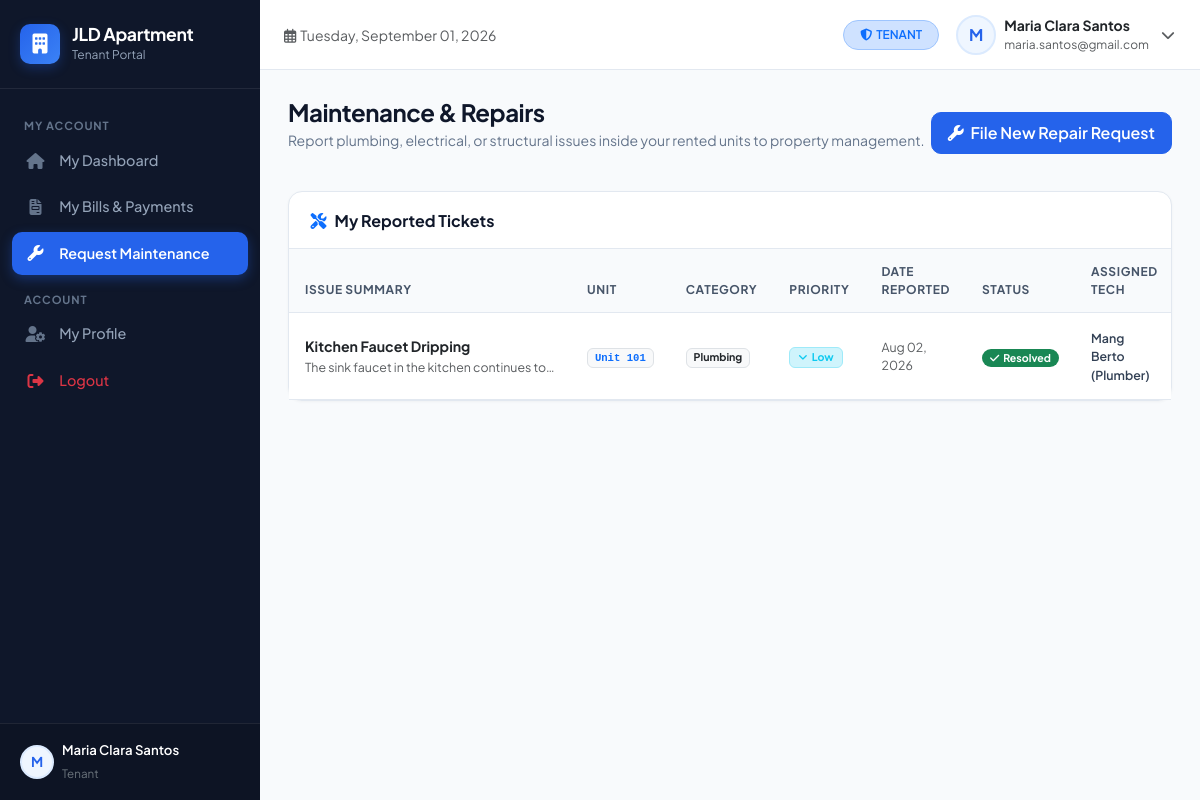
Screenshot of /views/tenant/maintenance.php (signed in) with the database file from the repository.
### tables this page shows
CREATE TABLE `maintenance_requests` (
    `id` INT AUTO_INCREMENT PRIMARY KEY,
    `unit_id` INT NOT NULL,
    `tenant_id` INT NOT NULL,
    `issue_title` VARCHAR(150) NOT NULL,
    `category` VARCHAR(50) DEFAULT 'Plumbing',
    `description` TEXT NOT NULL,
    `priority` ENUM('low', 'medium', 'high', 'emergency') NOT NULL DEFAULT 'medium',
    `status` ENUM('pending', 'in_progress', 'completed', 'cancelled') NOT NULL DEFAULT 'pending',
    `assigned_to` VARCHAR(100) NULL,
    `repair_cost` DECIMAL(10,2) DEFAULT 0.00,
    `photo` VARCHAR(255) NULL,
    `requested_date` DATE NOT NULL,
    `resolved_date` DATE NULL,
    `notes` TEXT NULL,
    `created_at` TIMESTAMP DEFAULT CURRENT_TIMESTAMP,
    CONSTRAINT `fk_maint_unit` FOREIGN KEY (`unit_id`) REFERENCES `units` (`id`) ON DELETE CASCADE,
    CONSTRAINT `fk_maint_tenant` FOREIGN KEY (`tenant_id`) REFERENCES `tenants` (`id`) ON DELETE CASCADE
);

CREATE TABLE `units` (
    `id` INT AUTO_INCREMENT PRIMARY KEY,
    `property_id` INT NOT NULL,
    `unit_number` VARCHAR(30) NOT NULL,
    `floor_level` INT DEFAULT 1,
    `unit_type` VARCHAR(50) NOT NULL DEFAULT 'Studio',
    `monthly_rent` DECIMAL(10,2) NOT NULL DEFAULT 0.00,
    `security_deposit` DECIMAL(10,2) NOT NULL DEFAULT 0.00,
    `water_rate_per_unit` DECIMAL(8,2) DEFAULT 45.00,
    `electric_rate_per_kwh` DECIMAL(8,2) DEFAULT 14.50,
    `status` ENUM('vacant', 'occupied', 'maintenance', 'reserved') NOT NULL DEFAULT 'vacant',
    `max_occupants` INT DEFAULT 2,
    `description` TEXT NULL,
    `created_at` TIMESTAMP DEFAULT CURRENT_TIMESTAMP,
    CONSTRAINT `fk_unit_property` FOREIGN KEY (`property_id`) REFERENCES `properties` (`id`) ON DELETE CASCADE
);

### views/tenant/maintenance.php (the view, shortened to what this page needs)
<?php
$pdo = getDBConnection();
$userId = $_SESSION['user_id'];
$tStmt = $pdo->prepare("SELECT t.id as tenant_id, t.unit_id, u.unit_number, u.unit_type
    FROM tenants t
    JOIN units u ON t.unit_id = u.id
    WHERE t.user_id = ? AND t.status = 'active'
    ORDER BY u.unit_number ASC");
$tStmt->execute([$userId]);
$myUnits = $tStmt->fetchAll();
$tenantIds = array_filter(array_column($myUnits, 'tenant_id'));
$tickets = [];
if (!empty($tenantIds)) {
    $inPlaceholders = implode(',', array_fill(0, count($tenantIds), '?'));
    $tickStmt = $pdo->prepare("SELECT mr.*, u.unit_number
        FROM maintenance_requests mr
        JOIN units u ON mr.unit_id = u.id
        WHERE mr.tenant_id IN ($inPlaceholders)
        ORDER BY mr.created_at DESC");
    $tickStmt->execute($tenantIds);
    $tickets = $tickStmt->fetchAll();
}
include_once dirname(dirname(__DIR__)) . '/includes/header.php';
?>
<div class="d-md-flex align-items-center justify-content-between mb-4">
    <div>
        <h1 class="page-title">Maintenance & Repairs</h1>
        <p class="page-subtitle">Report plumbing, electrical, or structural issues inside your rented units to property management.</p>
    </div>
    <div class="mt-3 mt-md-0">
        <button class="btn btn-primary" data-bs-toggle="modal" data-bs-target="#tenantNewTicketModal" <?php echo empty($myUnits) ? 'disabled' : ''; ?>>
            <i class="fas fa-wrench me-1"></i> File New Repair Request
        </button>
    </div>
</div>
<div class="custom-card">
    <div class="custom-card-header">
        <h5 class="custom-card-title"><i class="fas fa-tools text-primary me-2"></i>My Reported Tickets</h5>
    </div>
    <div class="table-responsive">
        <table class="table table-custom mb-0">
            <thead>
                <tr>
                    <th>Issue Summary</th>
                    <th>Unit</th>
                    <th>Category</th>
                    <th>Priority</th>
                    <th>Date Reported</th>
                    <th>Status</th>
                    <th>Assigned Tech</th>
                </tr>
            </thead>
            <tbody>
                <?php if (empty($tickets)): ?>
                    <tr><td colspan="8" class="text-center text-muted py-4">You have not submitted any maintenance requests.</td></tr>
                <?php else: ?>
                    <?php foreach ($tickets as $t): ?>
                        <tr>
                            <td>
                                <strong class="text-dark"><?php echo htmlspecialchars($t['issue_title']); ?></strong>
                                <div class="small text-muted text-truncate" style="max-width: 250px;"><?php echo htmlspecialchars($t['description']); ?></div>
                            </td>
                            <td><span class="badge bg-light text-primary border font-monospace"><?php echo htmlspecialchars($t['unit_number']); ?></span></td>
                            <td><span class="badge bg-light text-dark border"><?php echo htmlspecialchars($t['category']); ?></span></td>
                            <td><?php echo statusBadge($t['priority'], 'priority'); ?></td>
                            <td class="small text-muted"><?php echo formatDate($t['requested_date']); ?></td>
                            <td><?php echo statusBadge($t['status'], 'maintenance'); ?></td>
                            <td class="small fw-semibold"><?php echo !empty($t['assigned_to']) ? htmlspecialchars($t['assigned_to']) : '<em class="text-muted">Assigned upon review</em>'; ?></td>
                        </tr>
                    <?php endforeach; ?>
                <?php endif; ?>
            </tbody>
        </table>
    </div>
</div>
<?php include_once dirname(dirname(__DIR__)) . '/includes/footer.php'; ?>

### config/helpers.php (shortened to what this page needs)
<?php
function formatDate($date, $format = 'M d, Y') {
    return date($format, strtotime($date));
}
function statusBadge($status, $category = 'general') {
    $status = strtolower(trim((string)$status));
    $classes = 'badge px-2 py-1 rounded-pill ';
    switch ($category) {
        case 'maintenance':
            switch ($status) {
                case 'completed':
                    return '<span class="' . $classes . 'bg-success text-white"><i class="fas fa-check me-1"></i>Resolved</span>';
            }
        case 'priority':
            switch ($status) {
                case 'low':
                    return '<span class="badge bg-info-subtle text-info border border-info-subtle px-2 py-1"><i class="fas fa-angle-down me-1"></i>Low</span>';
            }
    }
}

### assets/css/custom.css (style rules this page uses)
:root { --primary-color: #2563eb; --primary-hover: #1d4ed8; --primary-subtle: #eff6ff; --secondary-color: #64748b; --success-color: #059669; --success-subtle: #ecfdf5; --warning-color: #d97706; --warning-subtle: #fffbeb; --danger-color: #dc2626; --danger-subtle: #fef2f2; --dark-surface: #0f172a; --sidebar-bg: #0f172a; --sidebar-hover: #1e293b; --sidebar-active: #2563eb; --body-bg: #f8fafc; --card-bg: #ffffff; --border-color: #e2e8f0; --text-main: #1e293b; --text-muted: #64748b; --sidebar-width: 260px; --radius-md: 10px; --radius-lg: 14px; }
body { font-family: 'Plus Jakarta Sans', -apple-system, BlinkMacSystemFont, "Segoe UI", Roboto, sans-serif; background-color: var(--body-bg); color: var(--text-main); min-height: 100vh; overflow-x: hidden; }
.page-title { font-size: 1.5rem; font-weight: 700; color: #0f172a; letter-spacing: -0.02em; margin: 0; }
.page-subtitle { font-size: 0.875rem; color: var(--text-muted); margin-top: 0.2rem; }
.custom-card { background: #ffffff; border: 1px solid var(--border-color); border-radius: var(--radius-lg); box-shadow: 0 1px 3px rgba(0, 0, 0, 0.04); margin-bottom: 1.5rem; }
.custom-card-header { padding: 1.15rem 1.35rem; border-bottom: 1px solid var(--border-color); display: flex; align-items: center; justify-content: space-between; background-color: transparent; }
.custom-card-title { font-size: 1rem; font-weight: 700; color: #0f172a; margin: 0; }
.table-custom { margin-bottom: 0; font-size: 0.885rem; }
.table-custom thead th { background-color: #f8fafc; color: #475569; font-weight: 700; font-size: 0.75rem; text-transform: uppercase; letter-spacing: 0.05em; border-top: none; border-bottom: 1px solid var(--border-color); padding: 0.85rem 1rem; }
.table-custom tbody td { padding: 0.95rem 1rem; vertical-align: middle; border-bottom: 1px solid var(--border-color); color: #334155; }
.btn-primary { background-color: var(--primary-color); border-color: var(--primary-color); font-weight: 600; border-radius: var(--radius-md); padding: 0.5rem 1rem; }

### rows the page displays
maintenance_requests: issue_title "Kitchen Faucet Dripping", description "The sink faucet in the kitchen continues to…", unit.unit_number "Unit 101", category "Plumbing", priority "low" (drawn), requested_date "Aug 02, 2026", assigned_to "Mang Berto (Plumber)"

### other values shown
substr($currentUser['name'] ?? 'U', 0, 1) "M"
$currentUser['name'] "Maria Clara Santos"
str_replace('_', ' ', $currentUser['role'] ?? '') "Tenant"
str_replace('_', ' ', $currentUser['role'] ?? 'User') "TENANT"
$currentUser['email'] "maria.santos@gmail.com"
